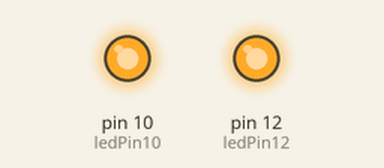
A sketch run on a simulated Arduino Uno, built with avr-gcc and run on an emulated ATmega328P. On the bench: output pins drawn as LEDs (lit = HIGH).

Above: at 5.0 s.
At 15.0 s:
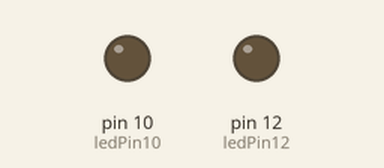
Timing chart, 0 to 26.0 s (numbered marks = the images above):
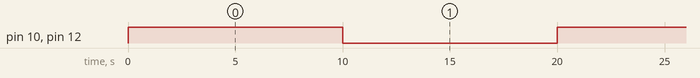

The sketch:

test.ino
```cpp
int ledPin12= 12;
int ledPin10 = 10;

void setup()
{
  // init pin as outputs
  pinMode(ledPin12,OUTPUT);
  pinMode(ledPin10,OUTPUT);

}

void loop()
{
  digitalWrite(ledPin12,HIGH);
  digitalWrite(ledPin10,HIGH);
  delay(10000);
  digitalWrite(ledPin12,LOW);
  digitalWrite(ledPin10,LOW);
   delay(10000);
}
```

Measured:
- by itself, pin 10 (ledPin10), pin 12 (ledPin12): alternates HIGH for 10.0 s and LOW for 10.0 s
